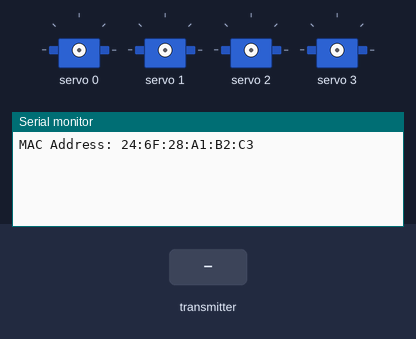
Simulated run of this sketch. Board: ESP32. Parts: 4 × servo, the last lines printed to the serial monitor. The test bench sets the inputs (shaded band).

Above: at 1.2 s.
1.3 s: the transmitter starts sending serv0 = 1024
At 1.61 s:
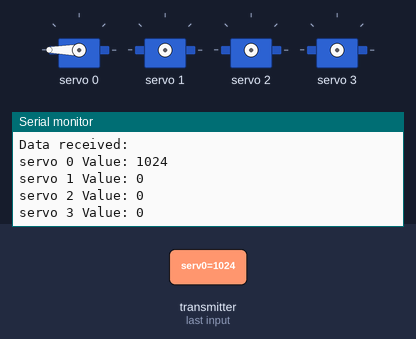
2.8 s: the transmitter starts sending serv1 = 1024
At 3.11 s:
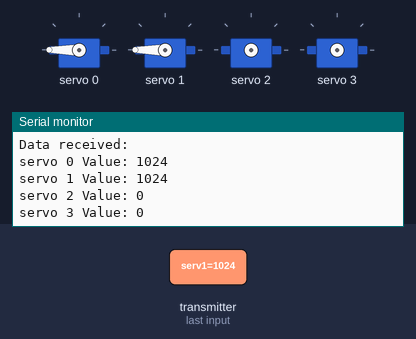
4.3 s: the transmitter starts sending serv2 = 1024
5.8 s: the transmitter starts sending serv3 = 1024
At 6.11 s:
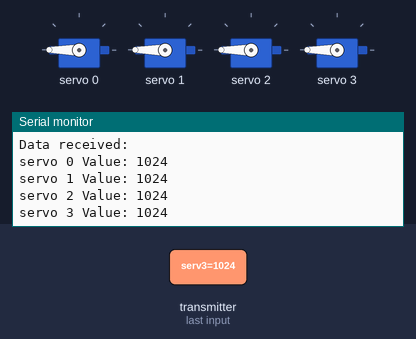
Timing chart, 0 to 8.8 s (numbered marks = the images above; inputs shaded):
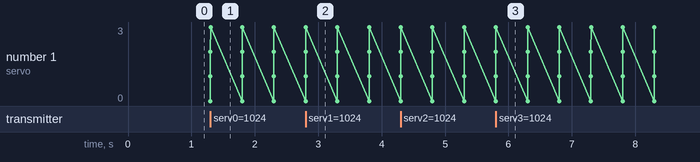

Measured:
- after the input at 1.3 s, the serial monitor: prints a new line at once (image 1)
- after the input at 5.8 s, the serial monitor: prints a new line at once (image 3)

The sketch:

ESPNow_remote_reciever_pca9685.ino
```cpp
// Include Libraries
#include <esp_now.h>
#include <WiFi.h>
#include <Wire.h>
#include <Adafruit_PWMServoDriver.h>

// declare the adafruit servo driver as myservo
Adafruit_PWMServoDriver myServo = Adafruit_PWMServoDriver();

// Define a data structure
typedef struct struct_message {
  int serv0;
  int serv1;
  int serv2;
  int serv3;
} struct_message;

// Create a structured object
struct_message myData;


// Callback function executed when data is received
void OnDataRecv(const uint8_t * mac, const uint8_t *incomingData, int len) {
  memcpy(&myData, incomingData, sizeof(myData));

  // print to serial the recieved data
  Serial.println("Data received: ");
  Serial.print("servo 0 Value: ");
  Serial.println(myData.serv0);
  Serial.print("servo 1 Value: ");
  Serial.println(myData.serv1);
  Serial.print("servo 2 Value: ");
  Serial.println(myData.serv2);
  Serial.print("servo 3 Value: ");
  Serial.println(myData.serv3);

  // write the recieved data to each servo on the pca9685 then set to zero to conserve power
  myServo.setPWM(0, 0, myData.serv0);
  delay(20);
  myServo.setPWM(3, 0, 0);

  myServo.setPWM(1, 0, myData.serv1);
  delay(20);
  myServo.setPWM(0, 0, 0);

  myServo.setPWM(2, 0, myData.serv2);
  //delay(10);
  //myServo.setPWM(2, 0, 0);

  myServo.setPWM(3, 0, myData.serv3);
  delay(20);
  myServo.setPWM(1, 0, 0);

}

void setup() {

  // Set up Serial Monitor
  Serial.begin(115200);

  Serial.print("MAC Address: "); Serial.println(WiFi.macAddress());

  // set up servos according to the adafruit library
  myServo.begin();
  myServo.setPWMFreq(50);

  // Set ESP32 as a Wi-Fi Station
  WiFi.mode(WIFI_STA);

  // Initilize ESP-NOW
  if (esp_now_init() != ESP_OK) {
    Serial.println("Error initializing ESP-NOW");
    return;
  }

  // Register callback function
  esp_now_register_recv_cb(OnDataRecv);
}

void loop() {}
```
